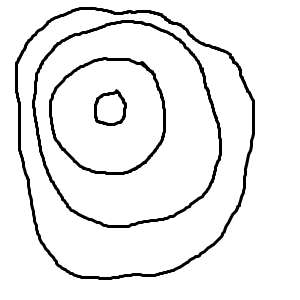
#> input picture images/test.png, 300 x 300 px, found by its file name
$ python try_drawing.py
#> lines starting #> are read from the running program, lines starting #| are printed output that depends on the picture; after the words box and inside, x2 and y2 are one past the last pixel; in counts of white or black regions, pixels touching at a corner belong together
### src/FloodFill/drawing.py
"""
drawing.py: Drawing class with flood fill functionality.
"""
from typing import Sequence

import imageio
import matplotlib.pyplot as plt
import numpy as np
from scipy.ndimage import label

from src.FloodFill.colours import Colours


class Drawing:
    """
    Class that stores an image array and contains flood fill functionality.
    """

    def __init__(self, image: np.ndarray):
        self.image = image

    def fill(self, row: int, col: int, colour: Colours) -> None:
        """
        Flood fill the image array, starting from (row, col) coordinate and
        filling with the specified colour.
        """
        value = self.image[row, col, :]
        mask = self.get_mask(self.image, value)
        labels, _ = label(mask)
        self.image[labels == labels[row, col]] = colour.value

    def show(self):
        """
        Simple imshow of the image array.
        """
        plt.imshow(self.image)
        plt.show()

    @classmethod
    def from_png(cls, path: str):
        """
        Construct a drawing from a png path.
        """
#> called with path = 'images\\test.png'
        image = imageio.imread(path)
#> image is the input picture: shape (300, 300, 3); min 0, max 255, mean 237.9
#> in fill, `value = self.image[row, col, :]`: value = [255, 255, 255]
        return cls(image)

    @staticmethod
    def get_mask(image: np.ndarray, value: Sequence) -> np.ndarray:
        """
        Get a binary mask for all based on comparison with an input value
        """
        if image.shape[-1] != len(value):
            message = "Array dimension mismatch: expected value with " +\
                      f"length {image.shape[-1]}, got {len(value)}"
            raise ValueError(message)
        return np.all(image == value, axis=-1)
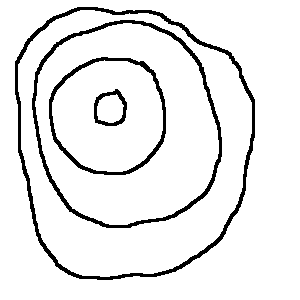
#> returned value: shape (300, 300) bool; 92% white; 4 black regions, box (x1, y1, x2, y2) and area: (15, 7, 255, 280) 3087, (32, 20, 222, 228) 2354, (49, 57, 166, 175) 1386, (94, 89, 127, 126) 379

### src/sandbox/try_drawing.py
"""
try_drawing.py: Example using the Drawing class to flood fill an image
"""
from FloodFill.colours import Colours
from FloodFill.drawing import Drawing


drawing = Drawing.from_png(r"images\test.png")
drawing.show()

drawing.fill(123, 147, Colours.BLUE)
#> in fill, `labels, _ = label(mask)`:
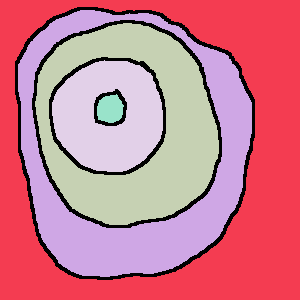
#> labels: shape (300, 300) int32; 6 distinct labels, from 0 to 5; one colour per label, 0 black
#> in fill, `self.image[labels == labels[row, col]] = colour.value`:
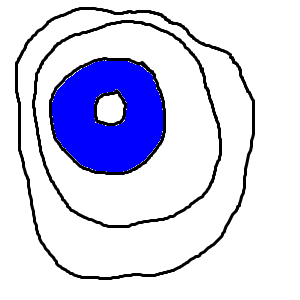
#> self.image: shape (300, 300, 3); 9.83% of pixels changed, all inside (x1, y1, x2, y2) = (52, 60, 163, 172)
drawing.show()

drawing.fill(0, 0, Colours.GREEN)
#> call 2 of fill, with row = 0, col = 0
#> in get_mask (call 2), `return np.all(image == value, axis=-1)`:
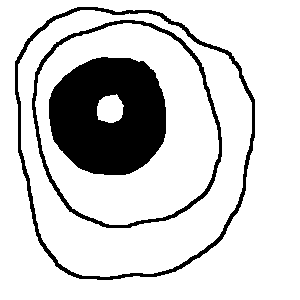
#> returned value: shape (300, 300) bool; 82.2% white; 3 black regions, box (x1, y1, x2, y2) and area: (49, 57, 166, 175) 10612, (15, 7, 255, 280) 3087, (32, 20, 222, 228) 2354
#> in fill (call 2), `labels, _ = label(mask)`:
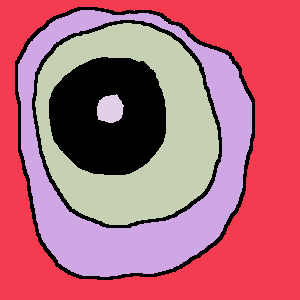
#> labels: shape (300, 300) int32; 5 distinct labels, from 0 to 4; one colour per label, 0 black
#> in fill (call 2), `self.image[labels == labels[row, col]] = colour.value`:
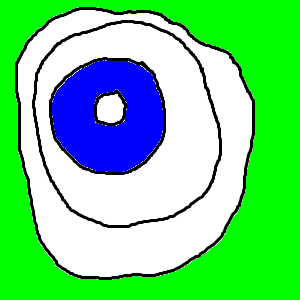
#> self.image: shape (300, 300, 3); mean R, G, B 110.1, 212.8, 135.2
drawing.show()
